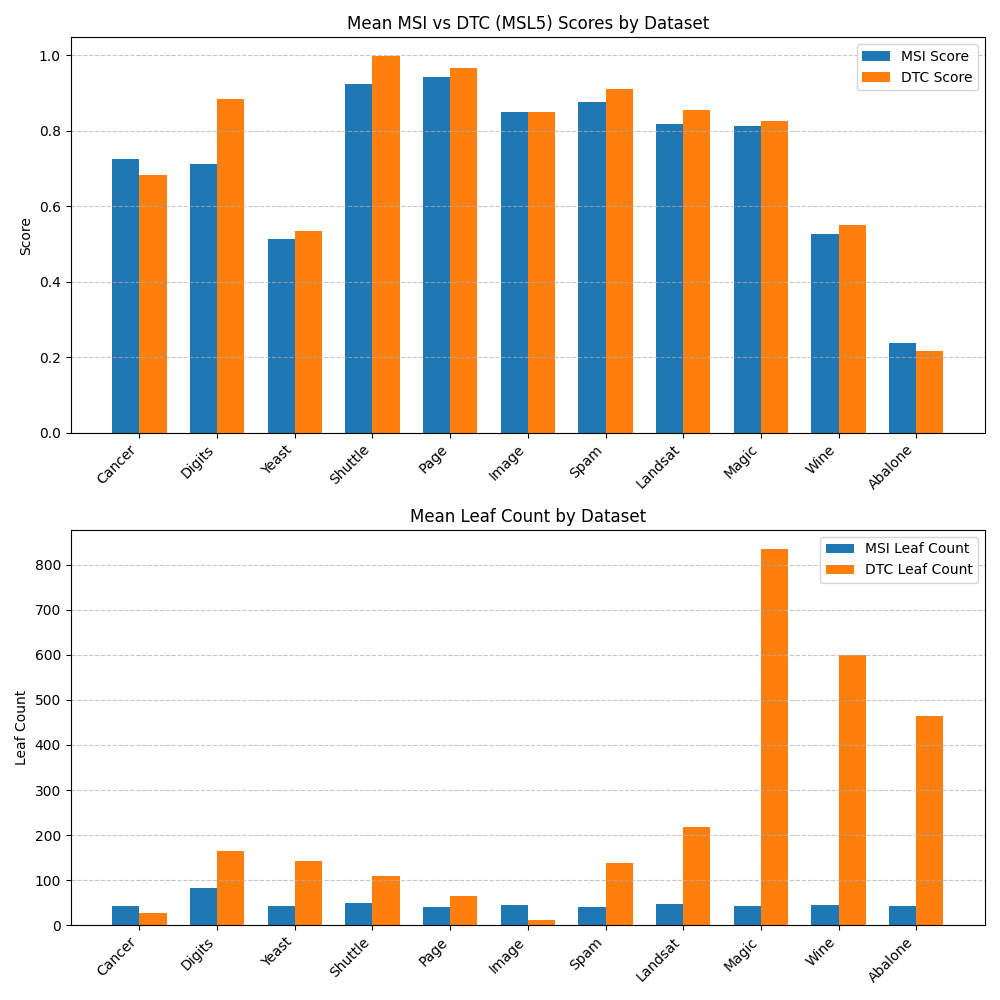

This chart was generated by the following Python code:
import os
import time
from dataclasses import dataclass
from multiprocessing import Pool

import matplotlib.pyplot as plt
import numpy as np
import pandas as pd
from sklearn.model_selection import train_test_split
from sklearn.preprocessing import OrdinalEncoder
from sklearn.tree import DecisionTreeClassifier
from ucimlrepo import fetch_ucirepo

from hyperfreedt import build_tree, count_leaves, predict


@dataclass
class TestResult:
    score: float
    leaf_count: int


@dataclass
class TestSummary:
    dataset_name: str
    mean_msi_score: float
    mean_msi_leaf_count: float
    mean_dtc_score: float
    mean_dtc_leaf_count: float


def preprocess_data(dataset):
    x = dataset.data.features
    for colname in list(x.columns):
        if x[colname].dtype is np.dtype(object):
            x.loc[:, f"encoded_{colname}"] = OrdinalEncoder(
                encoded_missing_value=-1
            ).fit_transform(x[[colname]])
            x.pop(colname)
        elif x[colname].isnull().sum():
            x.loc[:, f"fillna_{colname}"] = x[colname].fillna(x[colname].median())
            x.pop(colname)
    y = dataset.data.targets.values.ravel()
    if y.dtype is np.dtype(object):
        y = OrdinalEncoder().fit_transform(y.reshape(-1, 1)).ravel()
    x["__target__"] = y
    return x


def fetch_data(dataset_name):
    filename = f"{dataset_name}.csv"
    if os.path.isfile(filename):
        x = pd.read_csv(filename)
    else:
        dataset = fetch_ucirepo(name=dataset_name)
        x = preprocess_data(dataset)
        x.to_csv(filename, index=False)
    y = x.pop("__target__").values
    return x.values, y


def test_data_msi(x, y, rs):
    train_x, test_x, train_y, test_y = train_test_split(
        x, y, test_size=0.3, random_state=rs
    )
    tree = build_tree(train_x, train_y)
    pred = predict(tree, test_x)
    return TestResult(np.mean(np.argmax(pred, axis=1) == test_y), count_leaves(tree))


def test_data_dtc(x, y, rs, min_samples_leaf=5, max_leaf_nodes=99999):
    train_x, test_x, train_y, test_y = train_test_split(
        x, y, test_size=0.3, random_state=rs
    )
    dtc = DecisionTreeClassifier(
        min_samples_leaf=min_samples_leaf, max_leaf_nodes=max_leaf_nodes
    )
    dtc.fit(train_x, train_y)
    pred = dtc.predict(test_x)
    return TestResult(np.mean(pred == test_y), dtc.get_n_leaves())


def test_data_loop(x, y, ds_name):
    with Pool(24) as pool:
        arg_gen = ((x, y, rs) for rs in range(100))
        msi_results = pool.starmap(test_data_msi, arg_gen)
        arg_gen = ((x, y, rs, 5) for rs in range(100))
        dtc_results = pool.starmap(test_data_dtc, arg_gen)

    mean_msi_score = np.mean([result.score for result in msi_results])
    mean_dtc_score = np.mean([result.score for result in dtc_results])
    mean_msi_leaf_count = np.mean([result.leaf_count for result in msi_results])
    mean_dtc_leaf_count = np.mean([result.leaf_count for result in dtc_results])
    return TestSummary(
        ds_name,
        mean_msi_score,
        mean_msi_leaf_count,
        mean_dtc_score,
        mean_dtc_leaf_count,
    )


def create_bar_chart(summaries):
    # Extract data from the summaries list
    names = [s.dataset_name for s in summaries]
    msi_scores = [s.mean_msi_score for s in summaries]
    dtc_scores = [s.mean_dtc_score for s in summaries]
    msi_leaf_count = [s.mean_msi_leaf_count for s in summaries]
    dtc_leaf_count = [s.mean_dtc_leaf_count for s in summaries]

    # Set the width of the bars and the positions
    num_datasets = len(names)
    x = np.arange(num_datasets)  # x-coordinates for the groups
    bar_width = 0.35  # width of each bar

    # Create a figure with two subplots (one for each chart)
    _, (ax1, ax2) = plt.subplots(2, 1, figsize=(10, 10))

    # --- First chart: mean_msi_score vs mean_dtc_score ---
    ax1.bar(x - bar_width / 2, msi_scores, bar_width, label="MSI Score")
    ax1.bar(x + bar_width / 2, dtc_scores, bar_width, label="DTC Score")
    ax1.set_xticks(x)
    ax1.set_xticklabels(names, rotation=45, ha="right")
    ax1.set_ylabel("Score")
    ax1.set_title("Mean MSI vs DTC (MSL5) Scores by Dataset")
    ax1.legend()
    ax1.grid(axis="y", linestyle="--", alpha=0.7)

    # --- Second chart: mean_msi_leaf_count vs mean_dtc_leaf_count ---
    ax2.bar(x - bar_width / 2, msi_leaf_count, bar_width, label="MSI Leaf Count")
    ax2.bar(x + bar_width / 2, dtc_leaf_count, bar_width, label="DTC Leaf Count")
    ax2.set_xticks(x)
    ax2.set_xticklabels(names, rotation=45, ha="right")
    ax2.set_ylabel("Leaf Count")
    ax2.set_title("Mean Leaf Count by Dataset")
    ax2.legend()
    ax2.grid(axis="y", linestyle="--", alpha=0.7)

    # Improve layout to prevent overlap
    plt.tight_layout()
    plt.savefig("chart.png")


def run():
    results = []
    for short_name, full_name in (
        ("Cancer", "Breast Cancer"),
        ("Digits", "Optical Recognition of Handwritten Digits"),
        ("Yeast", "Yeast"),
        ("Shuttle", "Statlog (Shuttle)"),
        ("Page", "Page Blocks Classification"),
        ("Image", "Image Segmentation"),
        ("Spam", "Spambase"),
        ("Landsat", "Statlog (Landsat Satellite)"),
        ("Magic", "MAGIC Gamma Telescope"),
        ("Wine", "Wine Quality"),
        ("Abalone", "Abalone"),
    ):
        start_time = time.time()
        x, y = fetch_data(full_name)
        test_summary = test_data_loop(x, y, short_name)
        results.append(test_summary)
        create_bar_chart(results)
        print(f"{time.time() - start_time} {short_name}", flush=True)


if __name__ == "__main__":
    run()
